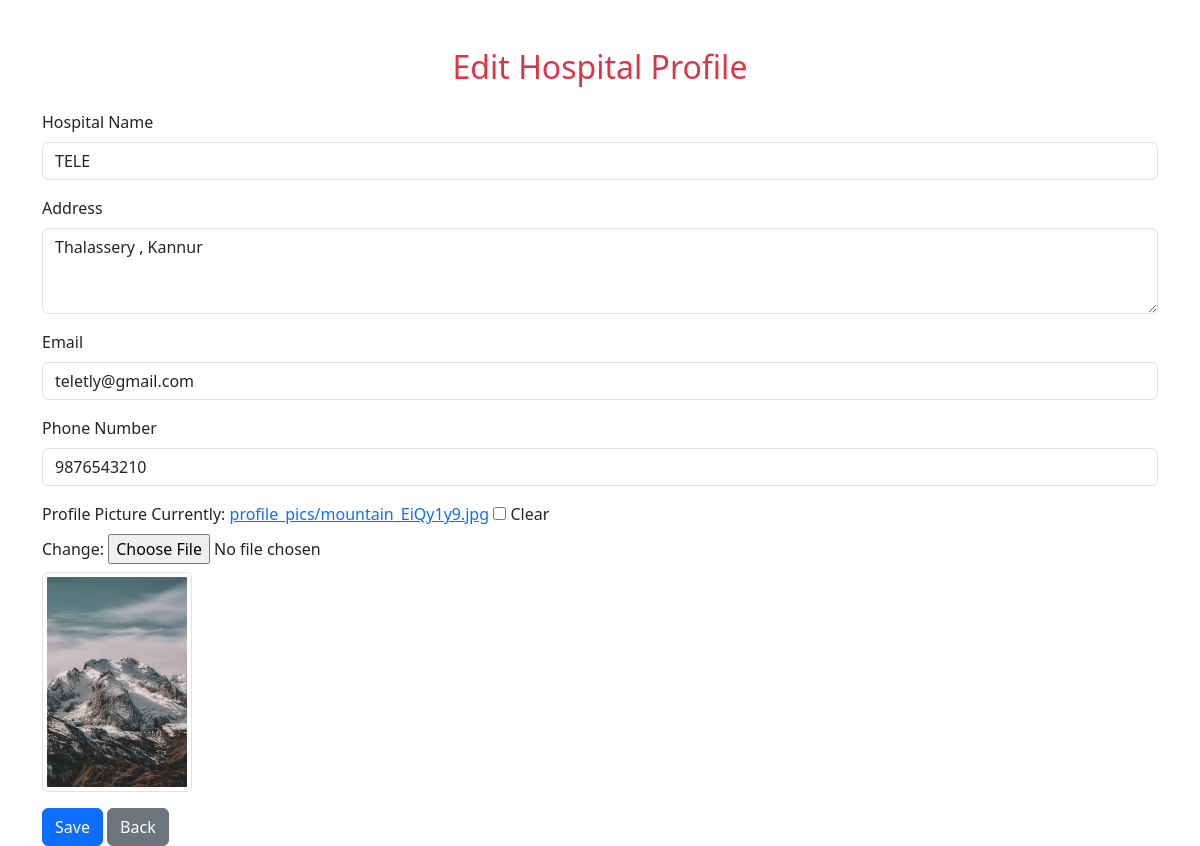
Page /hospital/profile/ (signed in) on the committed database.
### blood_bank_app/models.py (models this page shows, shortened)
class HospitalDetails(models.Model):
    user = models.OneToOneField(User, on_delete=models.CASCADE, null=True, blank=True)
    name = models.CharField(max_length=255)
    address = models.TextField()
    email = models.EmailField(unique=True)
    phone_number = models.CharField(max_length=20)
    profile_picture = models.ImageField(
        upload_to='profile_pics/',
        default='profile_pics/default.jpg',
        blank=True,
        null=True
    )

### blood_bank_app/views.py (the view)
# urls.py: path('hospital/profile/', views.hospital_profile, name='hospital_profile'),
@login_required
def hospital_profile(request):
    hospital, _ = HospitalDetails.objects.get_or_create(user=request.user)
    if request.method == 'POST':
        form = HospitalForm(request.POST, request.FILES, instance=hospital)
        if form.is_valid():
            form.save()
            messages.success(request, "Hospital profile saved successfully!")
            return redirect('hospital_profile_view')
        else:
            messages.error(request, "Please correct the errors below.")
    else:
        form = HospitalForm(instance=hospital)
    return render(request, 'hospital/hospital_details.html', {
        'form': form,
        'hospital': hospital
    })

### blood_bank_app/forms.py
class HospitalForm(forms.ModelForm):
    class Meta:
        model = HospitalDetails
        fields = ['name', 'address', 'email', 'phone_number', 'profile_picture']
        widgets = {
            'name': forms.TextInput(attrs={'class': 'form-control', 'placeholder': 'Hospital Name'}),
            'address': forms.Textarea(attrs={'class': 'form-control', 'placeholder': 'Address', 'rows': 3}),
            'email': forms.EmailInput(attrs={'class': 'form-control', 'placeholder': 'Email'}),
            'phone_number': forms.TextInput(attrs={'class': 'form-control', 'placeholder': 'Phone Number'}),
        }

### blood_bank_app/templates/hospital/hospital_details.html (shortened to what this page needs)
<!DOCTYPE html>
<html lang="en">
<head>
    <link href="https://cdn.jsdelivr.net/npm/bootstrap@5.3.3/dist/css/bootstrap.min.css" rel="stylesheet">
</head>
<body>
<div class="container mt-5">
    <h2 class="mb-4 text-center text-danger">Edit Hospital Profile</h2>
    <form method="POST" enctype="multipart/form-data">
        <div class="mb-3">
            <label class="form-label">Hospital Name</label>
            {{ form.name }}
        </div>
        <div class="mb-3">
            <label class="form-label">Address</label>
            {{ form.address }}
        </div>
        <div class="mb-3">
            <label class="form-label">Email</label>
            {{ form.email }}
        </div>
        <div class="mb-3">
            <label class="form-label">Phone Number</label>
            {{ form.phone_number }}
        </div>
        <div class="mb-3">
            <label class="form-label">Profile Picture</label>
            {{ form.profile_picture }}
            {% if hospital.profile_picture %}
                <br>
                <img src="{{ hospital.profile_picture.url }}" alt="Profile Picture" class="img-thumbnail mt-2" width="150">
            {% endif %}
        </div>
        <button type="submit" class="btn btn-primary">Save</button>
        <a href="{% url 'hospital_profile_view' %}" class="btn btn-secondary">Back</a>
    </form>
</div>
</body>
</html>

### rows in the picture
HospitalDetails: name "TELE", address "Thalassery , Kannur", email "teletly@gmail.com", phone_number "9876543210", profile_picture (picture)
